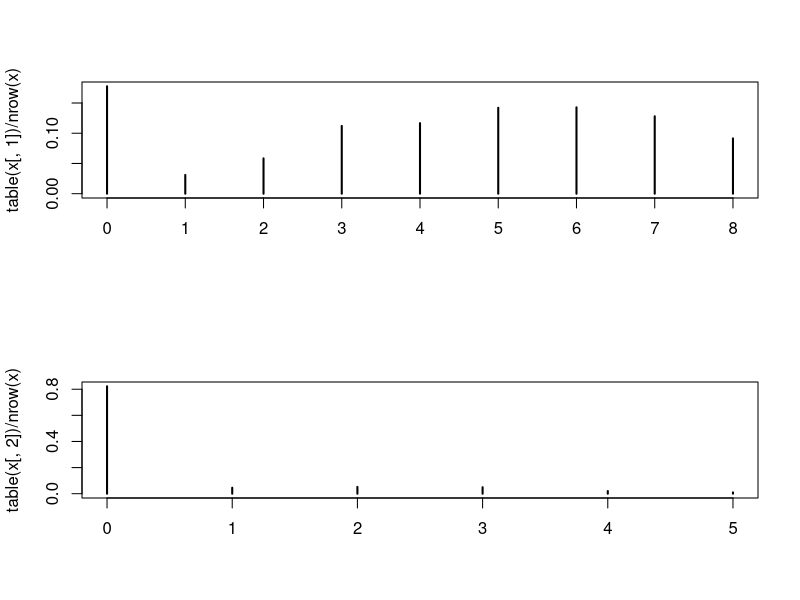

Write the R code that produced this figure. (Note: this script raises an error after producing the figure.)
attack = function(natt, ndef){
    if (ndef > natt)
        ndef = natt # cannot defend with more than the number of attackers
    out = 0
    # roll the two sets of dice
    attack_roll = sort(sample(6, natt, replace = TRUE), decreasing = TRUE)
    defend_roll = sort(sample(6, ndef, replace = TRUE), decreasing = TRUE)
    # count number of defenders that are killed
    for (i in 1:ndef)
        out = out + (attack_roll[i] > defend_roll[i])*1
    return(out)
    }

sim_battle = function(nattacker, ndefender, natt, ndef){
    nrolls = 0
    while (nattacker > 0 && ndefender > 0){
        nrolls = nrolls + 1
        x = attack(min(natt, nattacker), min(ndefender, ndef))
        nmax = min(natt, nattacker, ndef, ndefender)
        ndefender = ndefender - x
        nattacker = nattacker - (nmax - x)
        }
    return((c("natt"=nattacker, "ndef"=ndefender, "nrolls"=nrolls)))
    }

# run 10000 battles where you begin attacking with 8 and the
# opponent begins defending with 5, using the highest number
# of attacks and defenders possible each roll
x = matrix(0, 10000, 3)
for (i in 1:nrow(x))
    x[i,] = sim_battle(8, 5, 3, 2)

# estimated probabilities of the outcomes
table(x[,1]) / nrow(x)
table(x[,2]) / nrow(x)

# plots of the outcomes
par(mfrow=c(2,1))
plot(table(x[,1]) / nrow(x))
plot(table(x[,2]) / nrow(x))




####

mean(attack(1, 1, 100000)) # approximates 15/(6 * 6)
mean(attack(2, 1, 100000)) # approximates 125/(36 * 6)
mean(attack(3, 1, 100000)) # approximates 855/(216 * 6)

x11 = attack(1, 1, 100000)
x21 = attack(2, 1, 100000)
x31 = attack(3, 1, 100000)
x22 = attack(2, 2, 100000)
x32 = attack(3, 2, 100000)

table(x11) / length(x11)
table(x21) / length(x21)
table(x31) / length(x31)
table(x22) / length(x22)
table(x32) / length(x32)


temp = double(10000)
for (i in 1:length(temp))
    temp[i] = sum(attack(2, 1, 2))

table(temp)/length(temp)
table(x22) / length(x22)



temp2 = double(10000)
for (i in 1:length(temp2))
    temp2[i] = sum(attack(3, 1, 2))

table(temp2)/length(temp2)
table(x32) / length(x32)








### true probabilities (with fair dice)
# probability that attacker wins on 1 vs 1
15/(6 * 6)

# probability that attacker wins on 2 vs 1
125/(36 * 6)

# probability that attacker wins on 3 vs 1
855/(216 * 6)
